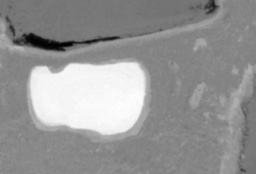
#> input picture bilder-Wk08/ergebnis_aufgabe2.png, 256 x 174 px, shrunk from 800 x 543 before the run
$ jupyter execute Blatt08_Aufg03.ipynb
#> lines starting #> are read from the running program, lines starting #| are printed output that depends on the picture
## Aufgabe 3

[cell 1]
# Pakete
from skimage.io import imread
import numpy as np
import matplotlib.pyplot as plt
from skimage.filters import sobel, sobel_h,sobel_v,gaussian
from skimage.color import rgb2gray

### Aufgabe 3.1

[cell 2]
# Lade das Bild
image = imread('./bilder-Wk08/ergebnis_aufgabe2.png')
#> image is the input picture: shape (174, 256); min 0, max 255, mean 148.8

# Wende den Gauß-Filter an
image = gaussian(image, sigma=2)

gradientImg=sobel(image)
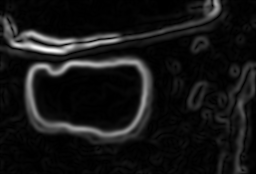
#> gradientImg: shape (174, 256) float64; min 1.6e-05, max 0.136, mean 0.0116; drawn with min black and max white


plt.figure(1)
plt.title('mit Gaussian filter')
plt.imshow(image)

plt.figure(2)
plt.title('mit Sobel filter')
plt.imshow(gradientImg)

#rImg= image[:,:,0]-image[:,:,1]*.5-image[:,:,2]*.5

rImg=image
rImg -=np.min(rImg)
rImg *= 1/np.max(rImg)

rotGradientenImg= sobel(rImg)
# plt.figure(3)
# plt.imshow(rotGradientenImg)

orientation =np.degrees(np.arctan(sobel_v(rImg)/(1e-10+sobel_h(rImg))))
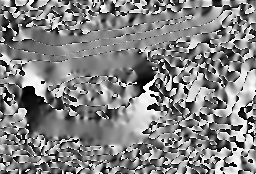
#> orientation: shape (174, 256) float64; min -90, max 90, mean 3; drawn with min black and max white

orientation[np.logical_and(orientation>-22.5,orientation<22.5)]=0
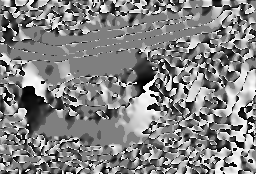
#> orientation: shape (174, 256) float64; min -90, max 90, mean 2.7; drawn with min black and max white
orientation[np.logical_and(orientation>=67.5,orientation<67.5)]=-45
orientation[np.logical_and(orientation>22.5,orientation<67.5)]=45
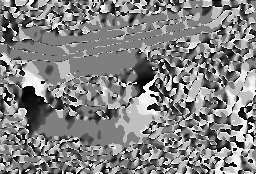
#> orientation: shape (174, 256) float64; min -90, max 90, mean 2.8; drawn with min black and max white
orientation[np.logical_and(orientation<-67.5,orientation>67.5)]=90

thinnedGradient= np.zeros_like(rotGradientenImg)

## Aufg 3.2 + 3.3+3.4

[cell 3]
#Aufg 3.3
def getNeighboursByAngle(angle,x,y, shape):
    xs=[]
    ys=[]
    if angle==0:
        if x-1 >=0:
            xs.append(x-1)
            ys.append(y)
        if x+1 < shape[0]:
            xs.append(x+1)
            ys.append(y)
    elif angle == -45:
        if x+1 < shape[0] and y-1 >=0:
            xs.append(x+1)
            ys.append(y-1)
        if x-1 >=0 and y+1 < shape[1]:
            xs.append(x-1)
            ys.append(y+1)
    elif angle == 45:
        if x-1 >=0 and y-1 >=0:
            xs.append(x-1)
            ys.append(y-1)
        if x+1 < shape[0] and y+1 < shape[1]:
            xs.append(x+1)
            ys.append(y+1)
    else:
        if y-1 >=0:
            xs.append(x)
            ys.append(y-1)
        if y+1 < shape[1]:
            xs.append(x)
            ys.append(y+1)
    return xs, ys

#Aufg 3.2
for x in range(orientation.shape[0]):
    for y in range(orientation.shape[1]):
        angle=orientation[x,y]
        xs,ys= getNeighboursByAngle(angle,x,y,orientation.shape)

        if rotGradientenImg[x,y]>= np.max(rotGradientenImg[xs,ys]):
            thinnedGradient[x,y]=rotGradientenImg[x,y]
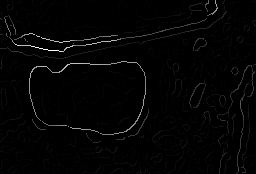
#> thinnedGradient: shape (174, 256) float64; min 0, max 0.14, mean 0.00219; drawn with min black and max white

plt.figure(4)

#Aufg 3.4
plt.imshow(thinnedGradient >.03)

## Antwort zu 3.3:
# Ausdünnung hat Erfolg
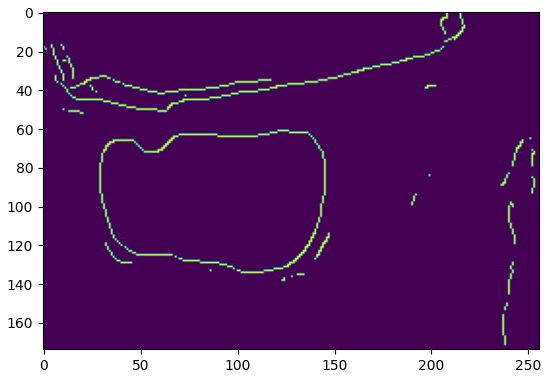
#> figure drawn by matplotlib, 1 panel

$ run again, with bilder-Wk08/lake-weich.png copied over bilder-Wk08/ergebnis_aufgabe2.png
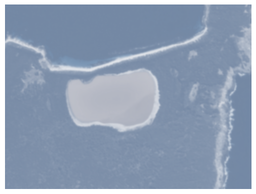
#> input picture bilder-Wk08/lake-weich.png, 256 x 194 px, shrunk from 512 x 389 before the run
#> image is the input picture: shape (194, 256, 4); mean R, G, B, A 144, 159.2, 180.9, 255
#> `gradientImg=sobel(image)`:
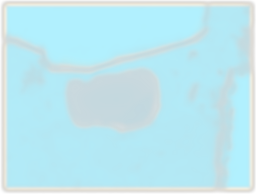
#> gradientImg: shape (194, 256, 4) float64; mean R, G, B, A 0.0429, 0.0851, 0.0939, 0.0483; transparent parts drawn white
#> `rImg *= 1/np.max(rImg)`:
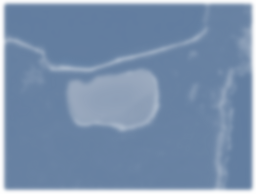
#> rImg: shape (194, 256, 4) float64; mean R, G, B, A 0.201, 0.338, 0.511, 0.688; transparent parts drawn white
